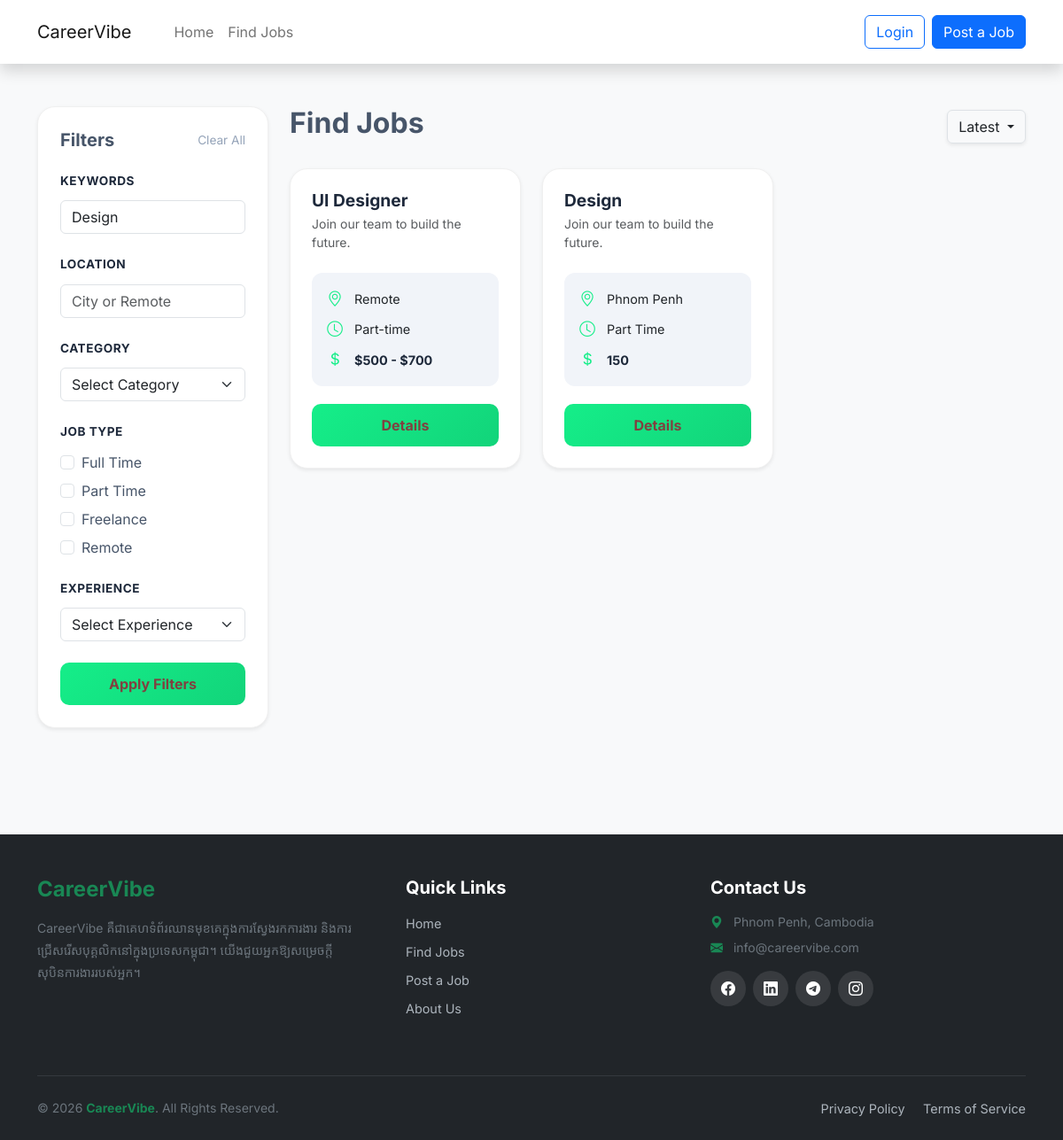
The page /find_job.php?keywords=Design on the database its author committed.
### tables this page shows
CREATE TABLE `jobs` (
  `id` int(11) NOT NULL,
  `title` varchar(255) NOT NULL,
  `category` varchar(100) NOT NULL,
  `job_nature` varchar(50) NOT NULL,
  `vacancy` int(11) NOT NULL,
  `salary` varchar(100) DEFAULT NULL,
  `location` varchar(255) NOT NULL,
  `job_type` varchar(50) DEFAULT 'Full Time',
  `description` text NOT NULL,
  `benefits` text,
  `image` varchar(255) DEFAULT NULL,
  `created_at` timestamp NOT NULL DEFAULT CURRENT_TIMESTAMP
);

### find_job.php (the view, shortened to what this page needs)
<?php
include_once('config/db.php');
include('header.php');
$keywords   = $_GET['keywords'] ?? '';
$location   = $_GET['location'] ?? '';
$job_type   = $_GET['job_type'] ?? [];
$sql = "SELECT * FROM jobs WHERE 1";
if (!empty($keywords)) {
    $sql .= " AND title LIKE '%" . mysqli_real_escape_string($conn, $keywords) . "%'";
}
$sql .= " ORDER BY id DESC";
$result = mysqli_query($conn, $sql);
?>
<!DOCTYPE html>
<html lang="en">
<head>
    <link href="https://cdn.jsdelivr.net/npm/bootstrap@5.3.0/dist/css/bootstrap.min.css" rel="stylesheet">
    <link href="https://cdn.jsdelivr.net/npm/bootstrap-icons/font/bootstrap-icons.css" rel="stylesheet">
    <link rel="stylesheet" href="css/find_job.css">
</head>
<body>
<div class="container py-5">
    <div class="row">
        <div class="col-lg-3 mb-4">
            <form action="find_job.php" method="GET">
                <div class="filter-sidebar shadow-sm">
                    <div class="d-flex justify-content-between align-items-center mb-4">
                        <h5 class="fw-bold m-0">Filters</h5>
                        <a href="find_job.php" class="btn-clear">Clear All</a>
                    </div>
                    <div class="mb-4">
                        <label class="filter-title">Keywords</label>
                        <input type="text" name="keywords" class="form-control" placeholder="Job title..." value="<?php echo htmlspecialchars($keywords); ?>">
                    </div>
                    <div class="mb-4">
                        <label class="filter-title">Location</label>
                        <input type="text" name="location" class="form-control" placeholder="City or Remote" value="<?php echo htmlspecialchars($location); ?>">
                    </div>
                    <div class="mb-4">
                        <label class="filter-title">Category</label>
                        <select name="category" class="form-select">
                            <option value="">Select Category</option>
                        </select>
                    </div>
                    <div class="mb-4">
                        <label class="filter-title">Job Type</label>
                        <?php
                        $types_list = ['Full Time', 'Part Time', 'Freelance', 'Remote'];
                        foreach($types_list as $t):
                        ?>
                        <div class="form-check mb-2">
                            <input class="form-check-input" type="checkbox" name="job_type[]" value="<?php echo $t; ?>" id="type<?php echo $t; ?>" <?php if(in_array($t, $job_type)) echo 'checked'; ?>>
                            <label class="form-check-label" for="type<?php echo $t; ?>"><?php echo $t; ?></label>
                        </div>
                        <?php endforeach; ?>
                    </div>
                    <div class="mb-4">
                        <label class="filter-title">Experience</label>
                        <select name="experience" class="form-select">
                            <option value="">Select Experience</option>
                        </select>
                    </div>
                    <button type="submit" class="btn details-btn w-100">Apply Filters</button>
                </div>
            </form>
        </div>
        <div class="col-lg-9">
            <div class="d-flex justify-content-between align-items-center mb-4">
                <h2 class="fw-bold">Find Jobs</h2>
                <div class="dropdown">
                    <button class="btn btn-white border shadow-sm dropdown-toggle" type="button" data-bs-toggle="dropdown">
                        Latest
                    </button>
                </div>
            </div>
            <div class="row">
                <?php if($result && mysqli_num_rows($result) > 0): ?>
                    <?php while($row = mysqli_fetch_assoc($result)): ?>
                        <div class="col-md-6 col-xl-4 mb-4">
                            <div class="card job-card p-4 shadow-sm">
                                <h5 class="job-title mb-1"><?php echo htmlspecialchars($row['title']); ?></h5>
                                <p class="text-muted small mb-4">Join our team to build the future.</p>
                                <div class="job-meta-box">
                                    <div class="meta-item">
                                        <i class="bi bi-geo-alt"></i>
                                        <span><?php echo htmlspecialchars($row['location']); ?></span>
                                    </div>
                                    <div class="meta-item">
                                        <i class="bi bi-clock"></i>
                                        <span><?php echo htmlspecialchars($row['job_nature']); ?></span>
                                    </div>
                                    <div class="meta-item">
                                        <i class="bi bi-currency-dollar"></i>
                                        <span class="salary-text"><?php echo htmlspecialchars($row['salary']); ?></span>
                                    </div>
                                </div>
                                <a href="job_detail.php?id=<?php echo $row['id']; ?>" class="btn details-btn w-100">Details</a>
                            </div>
                        </div>
                    <?php endwhile; ?>
                <?php endif; ?>
            </div>
        </div>
    </div>
</div>
<?php include('footer.php'); ?>
</body>
</html>

### css/find_job.css (style rules this page uses)
:root { --brand-green: #15ee89; --dark-text: #1e293b; --soft-bg: #f1f4f9; }
body { font-family: 'Inter', sans-serif; background-color: #f8f9fa; color: #475569; }
.filter-sidebar { background: #fff; border-radius: 20px; padding: 25px; border: 1px solid #f0f0f0; position: sticky; top: 20px; }
.filter-title { font-size: 0.85rem; font-weight: 700; color: var(--dark-text); margin-bottom: 12px; text-transform: uppercase; letter-spacing: 0.5px; display: block; }
.job-card { transition: all 0.3s ease; border-radius: 20px; background: #fff; border: 1px solid #f0f0f0; height: 100%; display: flex; flex-direction: column; }
.job-title { color: var(--dark-text); font-weight: 700; font-size: 1.2rem; }
.job-meta-box { background-color: var(--soft-bg); border-radius: 12px; padding: 16px; margin-bottom: 20px; }
.meta-item { font-size: 0.9rem; display: flex; align-items: center; margin-bottom: 8px; }
.meta-item:last-child { margin-bottom: 0; }
.meta-item i { color: var(--brand-green); font-size: 1.1rem; margin-right: 12px; width: 20px; text-align: center; }
.salary-text { font-weight: 700; color: var(--dark-text); }
.details-btn { background: linear-gradient(135deg, #15ee89 0%, #12d47a 100%); border: none; border-radius: 10px; padding: 12px; font-weight: 700; color: #804040; transition: all 0.3s ease; margin-top: auto; }
.btn-clear { font-size: 0.85rem; color: #94a3b8; text-decoration: none; }

### rows shown on the page
jobs: title "UI Designer", location "Remote", job_nature "Part-time", salary "$500 - $700"
jobs: title "Design", location "Phnom Penh", job_nature "Part Time", salary "150"

### other values the page prints
$t "Full Time"
$t "Part Time"
$t "Freelance"
$t "Remote"
